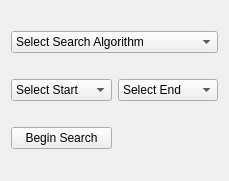
<?xml version="1.0" encoding="UTF-8"?>
<ui version="4.0">
 <class>algMenu</class>
 <widget class="QWidget" name="algMenu">
  <property name="geometry">
   <rect>
    <x>0</x>
    <y>0</y>
    <width>229</width>
    <height>181</height>
   </rect>
  </property>
  <property name="windowTitle">
   <string>Form</string>
  </property>
  <layout class="QGridLayout" name="gridLayout">
   <item row="0" column="0" colspan="2">
    <widget class="QComboBox" name="cb_alg_select">
     <item>
      <property name="text">
       <string>Select Search Algorithm</string>
      </property>
     </item>
     <item>
      <property name="text">
       <string>Depth First Search</string>
      </property>
     </item>
     <item>
      <property name="text">
       <string>Breadth First Search</string>
      </property>
     </item>
    </widget>
   </item>
   <item row="1" column="0">
    <widget class="QComboBox" name="cb_start">
     <item>
      <property name="text">
       <string>Select Start</string>
      </property>
     </item>
     <item>
      <property name="text">
       <string>A</string>
      </property>
     </item>
     <item>
      <property name="text">
       <string>B</string>
      </property>
     </item>
     <item>
      <property name="text">
       <string>C</string>
      </property>
     </item>
     <item>
      <property name="text">
       <string>D</string>
      </property>
     </item>
    </widget>
   </item>
   <item row="1" column="1">
    <widget class="QComboBox" name="cb_end">
     <item>
      <property name="text">
       <string>Select End</string>
      </property>
     </item>
     <item>
      <property name="text">
       <string>A</string>
      </property>
     </item>
     <item>
      <property name="text">
       <string>B</string>
      </property>
     </item>
     <item>
      <property name="text">
       <string>C</string>
      </property>
     </item>
     <item>
      <property name="text">
       <string>D</string>
      </property>
     </item>
    </widget>
   </item>
   <item row="2" column="0">
    <widget class="QPushButton" name="bttn_begin">
     <property name="text">
      <string>Begin Search</string>
     </property>
    </widget>
   </item>
  </layout>
 </widget>
 <resources/>
 <connections/>
</ui>
